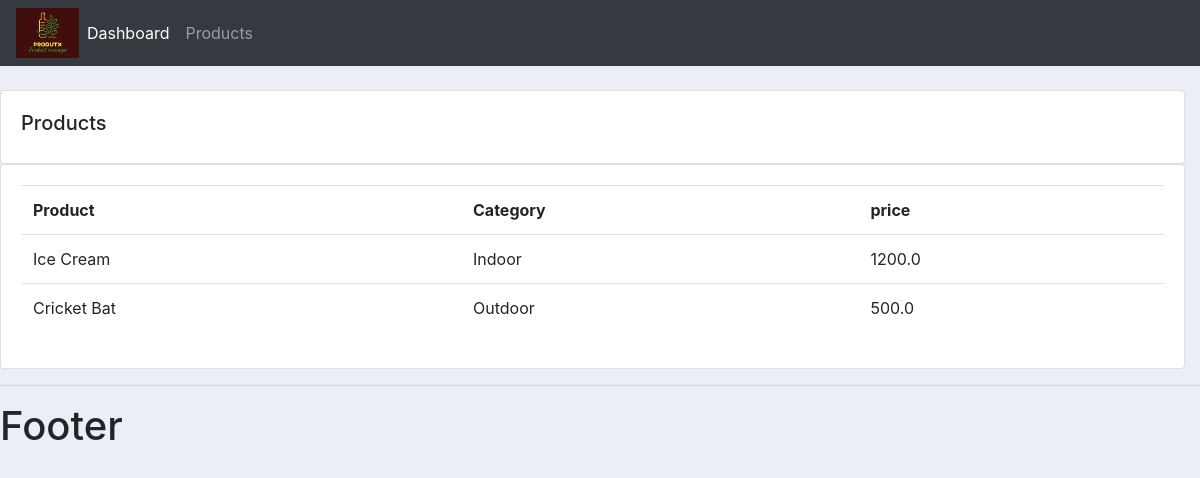
Page /products on the committed database.
### accounts/models.py (models this page shows, shortened)
class Product(models.Model):
    CATEGORY = (
        ('Indoor','Indoor'),
        ('Outdoor','Outdoor')
    )
    name = models.CharField( max_length=150,null=True)
    price = models.FloatField(null=True)
    category = models.CharField(max_length=200,null=True,choices=CATEGORY)
    description =models.CharField(max_length=200,null=True,blank=True)
    date_created = models.DateTimeField(auto_now_add=True,null=True)
    tags = models.ManyToManyField(Tag)

### accounts/views.py (the view)
# urls.py: path('products',views.products,name="products"),
def products(request):
    products = Product.objects.all()
    return render(request,'accounts/products.html',{'products' : products })

### accounts/templates/accounts/products.html
{% extends 'accounts/main.html' %}
{% block content %}
<br>
<div class='row'>
    <div class='col-md'>
        <div class="card card-body">
            <h5>Products</h5>
        </div>
        <div class="card card-body">
            <table class="table">
                <tr>
                    <th>Product</th>
                    <th>Category</th>
                    <th>price</th>
                </tr>
                {% for item in products %}
                    <tr>
                        <td>{{item.name}}</td>
                        <td>{{item.category}}</td>
                        <td>{{item.price}}</td>
                    </tr>
                {% endfor %}
            </table>
        </div>
    </div>
</div>
{% endblock content %}

### static/css/main.css (style rules this page uses)
body { background-color: #ebeff5; }
.row { margin-right: 0px; }

### rows in the picture
Product: name "Ice Cream", category "Indoor", price "1200.0"
Product: name "Cricket Bat", category "Outdoor", price "500.0"
